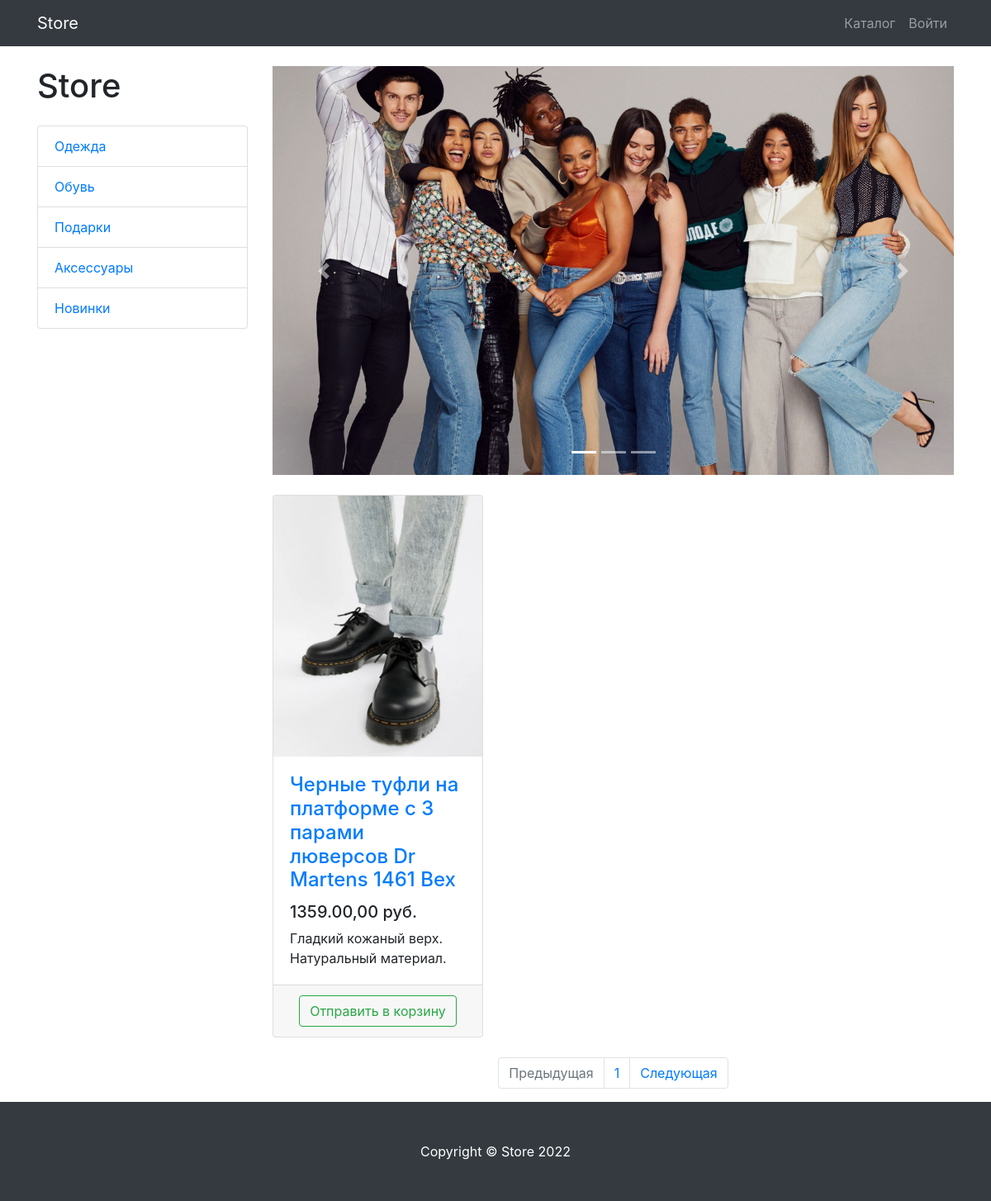
Screenshot of /products/category/3/ with the database file from the repository.
### products/models.py (models this page shows, shortened)
class ProductCategory(models.Model):
    name = models.CharField(max_length=128)
    description = models.TextField(null=True, blank=True)
    class Meta:
        verbose_name = "категория"
        verbose_name_plural = "категории"

class Product(models.Model):
    name = models.CharField(max_length=256)
    description = models.TextField()
    price = models.DecimalField(max_digits=6, decimal_places=2)
    quantity = models.PositiveIntegerField(default=0)
    image = models.ImageField(upload_to='products_images')
    category = models.ForeignKey(to=ProductCategory, on_delete=models.CASCADE)
    class Meta:
        verbose_name = "продукт"
        verbose_name_plural = "продукты"

### products/views.py (the view)
# urls.py: path("", products, name="index"),
def products(request, category_id=None, page_number=1):
    product = Product.objects.filter(category_id=category_id) if category_id else Product.objects.all()
    per_page = 3
    paginator = Paginator(product, per_page)
    product_paginator = paginator.page(page_number)
    context = {
        "title": "Store - Каталог",
        "products": product_paginator,
        "categories": ProductCategory.objects.all()
    }
    return render(request, 'products/products.html', context)

### products/templates/products/products.html (shortened to what this page needs)
{% extends "products/base.html" %}
{% load static %}
{% block css %}
	<link href="{% static "vendor/css/products.css" %}" rel="stylesheet">
{% endblock %}
{% block content %}
	<div class="container">
        <div class="row">
            <div class="col-lg-3">
                <h1 class="my-4">Store</h1>
                <div class="list-group">
                    {% for category in categories %}
                        <a href="{% url 'products:category' category.id %}" class="list-group-item">{{ category.name }}</a>
                    {% endfor %}
                </div>
            </div>
            <div class="col-lg-9">
                <div id="carouselExampleIndicators" class="carousel slide my-4" data-ride="carousel">
                    <ol class="carousel-indicators">
                        <li data-target="#carouselExampleIndicators" data-slide-to="0" class="active"></li>
                        <li data-target="#carouselExampleIndicators" data-slide-to="1"></li>
                        <li data-target="#carouselExampleIndicators" data-slide-to="2"></li>
                    </ol>
                    <div class="carousel-inner" role="listbox">
                        <div class="carousel-item active">
                            <img class="d-block img-fluid" src="{% static "vendor/img/slides/slide-1.jpg" %}" alt="First slide">
                        </div>
                        <div class="carouse{% static "" %}">
                        </div>
                    </div>
                    <a class="carousel-control-prev" href="#carouselExampleIndicators" role="button" data-slide="prev">
                        <span class="carousel-control-prev-icon" aria-hidden="true"></span>
                    </a>
                    <a class="carousel-control-next" href="#carouselExampleIndicators" role="button" data-slide="next">
                        <span class="carousel-control-next-icon" aria-hidden="true"></span>
                    </a>
                </div>
                <div class="row">
                    {% for product in products %}
                        <div class="col-lg-4 col-md-6 mb-4">
                            <div class="card h-100">
                                <a href="#">
                                    <img class="card-img-top"
                                         src="{{ product.image.url }}" alt="">
                                </a>
                                <div class="card-body">
                                    <h4 class="card-title">
                                        <a href="#">{{ product.name }}</a>
                                    </h4>
                                    <h5>{{ product.price }},00 руб.</h5>
                                    <p class="card-text">{{ product.description }}</p>
                                </div>
                                <div class="card-footer text-center">
                                    <a class="btn btn-outline-success" href="{% url 'products:basket_add' product.id %}">
                                        Отправить в корзину
                                    </a>
                                </div>
                            </div>
                        </div>
                    {% endfor %}
                </div>
                <nav aria-label="Page navigation example">
                    <ul class="pagination justify-content-center">
                        <li class="page-item {% if not products.has_previous %} disabled {% endif %}">
                            <a class="page-link" href="{% if products.has_previous %} {% url 'products:paginator' products.previous_page_number %} {% else %} # {% endif %}"
                               tabindex="-1" aria-disabled="true">
                                Предыдущая
                            </a>
                        </li>
                        {% for page in products.paginator.page_range %}
                            <li class="page-item"><a class="page-link" href="{% url 'products:paginator' page %}">{{ page }}</a></li>
                        {% endfor %}
                        <li class="page-item" {% if not products.has_next %} disabled {% endif %}>
                            <a class="page-link" href="{% if products.has_next %} {% url 'products:paginator' products.next_page_number %} {% else %} # {% endif %}">
                                Следующая
                            </a>
                        </li>
                    </ul>
                </nav>
            </div>
        </div>
    </div>
{% endblock %}
{% block footer %}
	<footer class="py-5 bg-dark">
        <div class="container">
            <p class="m-0 text-center text-white">Copyright &copy; Store 2022</p>
        </div>
    </footer>
{% endblock %}

### rows the page displays
ProductCategory: name "Одежда"
ProductCategory: name "Обувь"
ProductCategory: name "Подарки"
ProductCategory: name "Аксессуары"
ProductCategory: name "Новинки"
Product: image (picture), name "Черные туфли на платформе с 3 парами люверсов Dr Martens 1461 Bex", price "1359.00", description "Гладкий кожаный верх. Натуральный материал."

### other values shown
{{ page }} "1"
